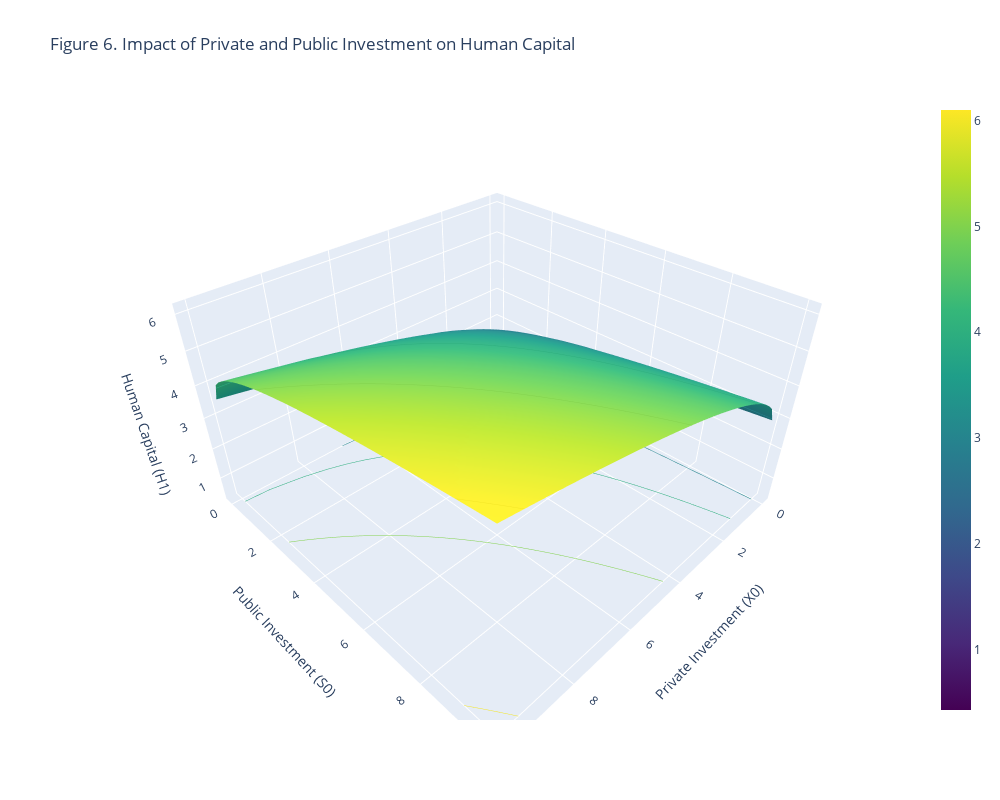

Notebook source saved alongside this figure:
### Markdown cell above
### Impact of Private and Public Investment on Human Capital

### Code cell
# Initialize the model
model = BeckerTomesModelDebugged()

# Define ranges for Private Investment (X0) and Public Investment (S0)
X0_values = np.linspace(0, 10, 50)  # Range of private investment
S0_values = np.linspace(0, 10, 50)  # Range of public investment

# Prepare storage for computed Human Capital (H1)
H1_values = np.zeros((len(X0_values), len(S0_values)))

# Compute H1 over grid of X0 and S0
for i, X0 in enumerate(X0_values):
    for j, S0 in enumerate(S0_values):
        model.par.X0 = X0  # Set the model's private investment
        model.par.S0 = S0  # Set the model's public investment
        model.solve_continuous()
        if hasattr(model.sol, 'optimal_X'):
            E1 = model.endowment_production(model.par.E0)  # Calculate endowment at the next period
            H1 = model.human_capital_production(X0, S0, E1)  # Calculate human capital
            H1_values[i, j] = H1
        else:
            H1_values[i, j] = np.nan  # Use NaN for cases where solution is not found

# Generate meshgrid for plotting
X0_mesh, S0_mesh = np.meshgrid(X0_values, S0_values)

# Create the 3D plot
fig = go.Figure(data=[go.Surface(
    x=X0_mesh, y=S0_mesh, z=H1_values,
    contours={
        'z': {
            'show': True,
            'usecolormap': True,
            'highlightcolor': "limegreen",
            'project_z': True
        }
    }
)])

# Update traces for aesthetics and hover information
fig.update_traces(
    colorscale="Viridis",
    hovertemplate="Private Investment (X0): %{x}<br>Public Investment (S0): %{y}<br>Human Capital (H1): %{z}<extra></extra>"
)

# Configure the layout of the plot
fig.update_layout(
    scene=dict(
        xaxis=dict(title='Private Investment (X0)', showgrid=True),
        yaxis=dict(title='Public Investment (S0)', showgrid=True),
        zaxis=dict(title='Human Capital (H1)', showgrid=True)
    ),
    title="Figure 6. Impact of Private and Public Investment on Human Capital",
    width=1000,
    height=800
)

fig.show()

### Figure 1 — Plotly figure (JSON) as saved in the notebook; plotly's stock layout.template omitted (floating-point values rounded to 4 significant figures; data arrays with more than 128 entries replaced by an {"elided": "..."} marker saying what was removed)
{"data": [{"colorscale": [[0, "#440154"], [0.1111, "#482878"], [0.2222, "#3e4989"], [0.3333, "#31688e"], [0.4444, "#26828e"], [0.5556, "#1f9e89"], [0.6667, "#35b779"], [0.7778, "#6ece58"], [0.8889, "#b5de2b"], [1, "#fde725"]], "contours": {"z": {"highlightcolor": "limegreen", "project": {"z": true}, "show": true, "usecolormap": true}}, "hovertemplate": "Private Investment (X0): %{x}<br>Public Investment (S0): %{y}<br>Human Capital (H1): %{z}<extra></extra>", "type": "surface", "x": {"elided": "50x50 float values"}, "y": {"elided": "50x50 float values"}, "z": {"elided": "50x50 float values"}}], "layout": {"height": 800, "scene": {"xaxis": {"showgrid": true, "title": {"text": "Private Investment (X0)"}}, "yaxis": {"showgrid": true, "title": {"text": "Public Investment (S0)"}}, "zaxis": {"showgrid": true, "title": {"text": "Human Capital (H1)"}}}, "title": {"text": "Figure 6. Impact of Private and Public Investment on Human Capital"}, "width": 1000}}
